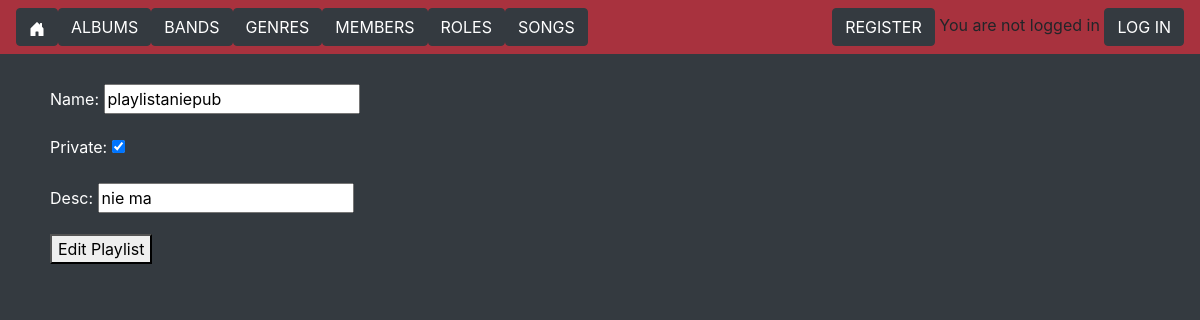
Screenshot of /edit_playlist/11/ with the database file from the repository.
### zotify/models.py (models this page shows, shortened)
class Playlist(models.Model):
    name = models.CharField(max_length=50)
    private = models.BooleanField()
    user = models.ForeignKey(User, on_delete=models.CASCADE)
    desc = models.CharField(max_length=30, blank=True, null=True, default='Default description')

### zotify/views.py (the view)
# urls.py: path('edit_playlist/<int:playlist_id>/', views.edit_playlist, name='edit_playlist'),
def edit_playlist(request, playlist_id):
    album = get_object_or_404(Playlist, pk=playlist_id)
    form = PlaylistForm(request.POST or None, request.FILES or None, instance=album)
    if form.is_valid():
        form.save()
        return redirect(playlists)
    return render(request, 'zotify/edit_playlist.html', {'form': form})

### zotify/forms.py
class PlaylistForm(ModelForm):
    class Meta:
        model = Playlist
        fields = ['name', 'private', 'desc']

### zotify/templates/zotify/edit_playlist.html (shortened to what this page needs)
{% extends "zotify/main.html" %}
{% block content %}
{% load static %}
<link rel="stylesheet" type="text/css" href="{% static 'zotify/lista.css' %}">
<div class="forma">
    <form method="post" enctype="multipart/form-data">
        {{ form.as_p }}
        <button type="submit">Edit Playlist</button>
    </form>
</div>
{% endblock content %}

### zotify/static/zotify/main.css (style rules this page uses)
.bg-color { background: rgb(52, 58, 64) !important; }

### zotify/static/zotify/lista.css (style rules this page uses)
.forma { color: white; padding: 30px 0; padding-left: 50px; }

### rows the page displays
Playlist: name "playlistaniepub", private "☑", desc "nie ma"
